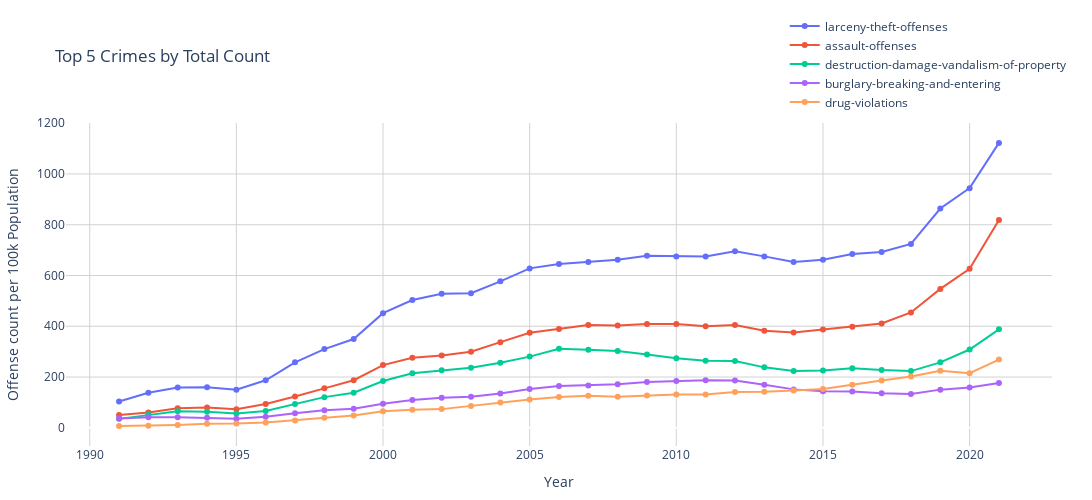

Source (notebook cell):
### Markdown cell above
<h3> Q1: National criminal offense rates per year across all available years for the top five most frequent offense categories.

### Code cell
# Get the top 5 crimes by total count
top_crimes = offensecountdf.groupby("offenseCategory")["offenseCount"].sum().nlargest(5).index

# Pre-compute sums for each year
yearly_totals = offensecountdf.groupby(['Year', 'offenseCategory'])['offenseCount'].sum().unstack()

def get_yearly_percentage(year, crime):
    total_population = states_popdf[str(year)].sum()
    offense_count = yearly_totals.at[year, crime]
    return (offense_count / total_population) * 100_000

# Create traces
fig = go.Figure()

for crime in top_crimes:
    y_data = [get_yearly_percentage(year, crime) for year in range(2021, 1990, -1)]
    fig.add_trace(go.Scatter(x=list(range(2021, 1990, -1)), y=y_data, mode='lines+markers', name=crime))

# Update layout
fig.update_layout(title='Top 5 Crimes by Total Count',
                  xaxis_title='Year',
                  yaxis_title='Offense count per 100k Population',
                  legend=dict(orientation="v", yanchor="bottom", y=1.02, xanchor="right"),
                  margin=dict(l=40, r=40, t=80, b=40),
                  width=1200, height=500,
                  plot_bgcolor='rgba(0,0,0,0)',  # Make plot background transparent
                  xaxis_showgrid=True,  # Show grid for x-axis
                  yaxis_showgrid=True,  # Show grid for y-axis
                  xaxis_gridcolor='LightGrey',  # Color of x-axis gridlines
                  yaxis_gridcolor='LightGrey')  # Color of y-axis gridlines

# Show plot
fig.show()

### Figure 1 — Plotly figure (JSON) as saved in the notebook; plotly's stock layout.template omitted (floating-point values rounded to 4 significant figures)
{"data": [{"mode": "lines+markers", "name": "larceny-theft-offenses", "type": "scatter", "x": [2021, 2020, 2019, 2018, 2017, 2016, 2015, 2014, 2013, 2012, 2011, 2010, 2009, 2008, 2007, 2006, 2005, 2004, 2003, 2002, 2001, 2000, 1999, 1998, 1997, 1996, 1995, 1994, 1993, 1992, 1991], "y": [1122.0, 944.0, 863.8, 724.4, 692.5, 684.9, 661.6, 653.0, 675.3, 695.7, 674.8, 674.6, 677.3, 662.4, 653.4, 644.9, 628.0, 577.1, 530.5, 527.7, 503.4, 451.8, 349.9, 310.2, 258.1, 187.2, 150.2, 160.0, 158.7, 138.4, 104.0]}, {"mode": "lines+markers", "name": "assault-offenses", "type": "scatter", "x": [2021, 2020, 2019, 2018, 2017, 2016, 2015, 2014, 2013, 2012, 2011, 2010, 2009, 2008, 2007, 2006, 2005, 2004, 2003, 2002, 2001, 2000, 1999, 1998, 1997, 1996, 1995, 1994, 1993, 1992, 1991], "y": [818.6, 626.3, 547.1, 454.3, 411.2, 398.6, 386.9, 375.9, 382.4, 405.1, 400.1, 409.4, 409.4, 402.8, 405.1, 389.7, 374.1, 337.6, 299.4, 285.0, 275.7, 247.1, 187.5, 155.6, 123.1, 94.26, 72.98, 79.7, 77.63, 60.53, 50.33]}, {"mode": "lines+markers", "name": "destruction-damage-vandalism-of-property", "type": "scatter", "x": [2021, 2020, 2019, 2018, 2017, 2016, 2015, 2014, 2013, 2012, 2011, 2010, 2009, 2008, 2007, 2006, 2005, 2004, 2003, 2002, 2001, 2000, 1999, 1998, 1997, 1996, 1995, 1994, 1993, 1992, 1991], "y": [387.9, 308.6, 258.0, 223.5, 227.5, 235.2, 225.8, 224.1, 238.2, 263.4, 264.4, 274.2, 288.7, 302.5, 307.2, 311.2, 280.5, 256.1, 236.3, 226.9, 215.2, 184.7, 138.5, 121.0, 93.89, 66.09, 56.31, 63.26, 65.36, 51.38, 35.35]}, {"mode": "lines+markers", "name": "burglary-breaking-and-entering", "type": "scatter", "x": [2021, 2020, 2019, 2018, 2017, 2016, 2015, 2014, 2013, 2012, 2011, 2010, 2009, 2008, 2007, 2006, 2005, 2004, 2003, 2002, 2001, 2000, 1999, 1998, 1997, 1996, 1995, 1994, 1993, 1992, 1991], "y": [176.7, 158.6, 150.5, 133.0, 135.9, 143.2, 144.2, 151.5, 170.1, 186.9, 187.9, 184.5, 180.6, 172.1, 167.1, 164.6, 153.2, 135.5, 122.6, 118.9, 109.4, 95.05, 75.03, 69.51, 57.08, 43.95, 35.72, 39.96, 41.93, 41.68, 36.65]}, {"mode": "lines+markers", "name": "drug-violations", "type": "scatter", "x": [2021, 2020, 2019, 2018, 2017, 2016, 2015, 2014, 2013, 2012, 2011, 2010, 2009, 2008, 2007, 2006, 2005, 2004, 2003, 2002, 2001, 2000, 1999, 1998, 1997, 1996, 1995, 1994, 1993, 1992, 1991], "y": [268.9, 215.2, 224.7, 202.6, 186.1, 169.5, 153.3, 147.5, 142.2, 141.3, 131.5, 130.9, 127.4, 122.5, 126.3, 121.6, 112.0, 99.56, 86.19, 73.73, 71.06, 65.04, 48.86, 40.12, 29.36, 20.71, 17.01, 15.96, 11.41, 8.649, 6.875]}], "layout": {"height": 500, "legend": {"orientation": "v", "xanchor": "right", "y": 1.02, "yanchor": "bottom"}, "margin": {"b": 40, "l": 40, "r": 40, "t": 80}, "plot_bgcolor": "rgba(0,0,0,0)", "title": {"text": "Top 5 Crimes by Total Count"}, "width": 1200, "xaxis": {"gridcolor": "LightGrey", "showgrid": true, "title": {"text": "Year"}}, "yaxis": {"gridcolor": "LightGrey", "showgrid": true, "title": {"text": "Offense count per 100k Population"}}}}
